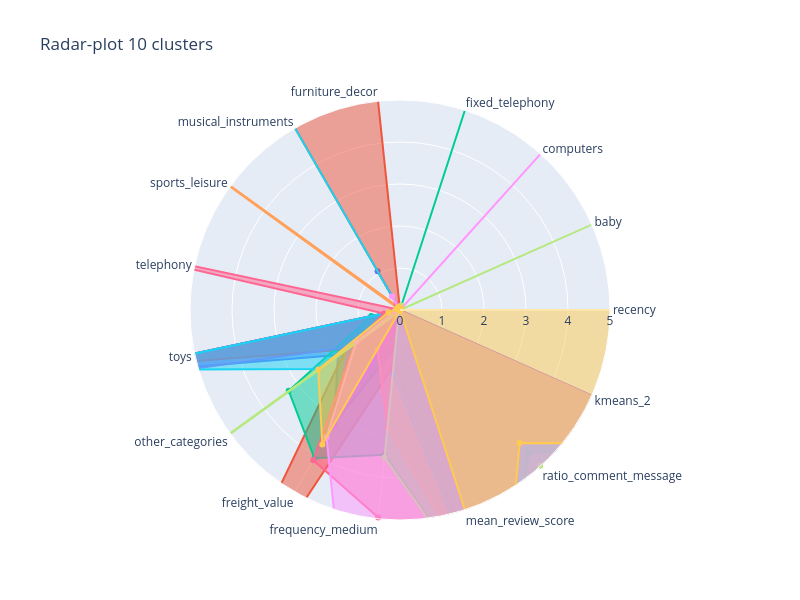

Write notebook code for a chart like this one.
### Code cell
plot_clusters_radar(centroid_normalized_10)

### Figure 1 — Plotly figure (JSON) as saved in the notebook; plotly's stock layout.template omitted (floating-point values rounded to 4 significant figures)
{"data": [{"fill": "toself", "name": "Cluster 0", "r": [0, 0, 3.469e-18, 0, 0, 1.066, 5.551e-17, 5.551e-17, 7.43, 1.824, 3.132, 0.8443, 0, 3.844, 0], "theta": ["recency", "baby", "computers", "fixed_telephony", "furniture_decor", "musical_instruments", "sports_leisure", "telephony", "toys", "other_categories", "freight_value", "frequency_medium", "mean_review_score", "ratio_comment_message", "kmeans_2"], "type": "scatterpolar"}, {"fill": "toself", "name": "Cluster 1", "r": [0, 0, 3.469e-18, 0.000975, 10.0, 10, 0, 0.004875, 6.338, 1.599, 10, 1.315, 9.133, 9.347, 9.171], "theta": ["recency", "baby", "computers", "fixed_telephony", "furniture_decor", "musical_instruments", "sports_leisure", "telephony", "toys", "other_categories", "freight_value", "frequency_medium", "mean_review_score", "ratio_comment_message", "kmeans_2"], "type": "scatterpolar"}, {"fill": "toself", "name": "Cluster 2", "r": [0, 0, 3.469e-18, 10, 0, 0.1314, 0.003182, 5.551e-17, 0.6996, 3.275, 4.075, 3.466, 7.886, 4.584, 7.719], "theta": ["recency", "baby", "computers", "fixed_telephony", "furniture_decor", "musical_instruments", "sports_leisure", "telephony", "toys", "other_categories", "freight_value", "frequency_medium", "mean_review_score", "ratio_comment_message", "kmeans_2"], "type": "scatterpolar"}, {"fill": "toself", "name": "Cluster 3", "r": [0, 0, 3.469e-18, 0, 0, 0, 5.551e-17, 5.551e-17, 10, 1.504, 3.193, 0.2711, 10, 0, 10], "theta": ["recency", "baby", "computers", "fixed_telephony", "furniture_decor", "musical_instruments", "sports_leisure", "telephony", "toys", "other_categories", "freight_value", "frequency_medium", "mean_review_score", "ratio_comment_message", "kmeans_2"], "type": "scatterpolar"}, {"fill": "toself", "name": "Cluster 4", "r": [0, 0, 3.469e-18, 0, 0.03974, 0.08971, 10, 5.551e-17, 0.2293, 0, 1.078, 2.813, 7.899, 5.041, 7.8], "theta": ["recency", "baby", "computers", "fixed_telephony", "furniture_decor", "musical_instruments", "sports_leisure", "telephony", "toys", "other_categories", "freight_value", "frequency_medium", "mean_review_score", "ratio_comment_message", "kmeans_2"], "type": "scatterpolar"}, {"fill": "toself", "name": "Cluster 5", "r": [0, 0, 0, 0, 0, 8.837, 1.11e-16, 0, 6.838, 2.389, 0, 1.542, 9.455, 10, 9.363], "theta": ["recency", "baby", "computers", "fixed_telephony", "furniture_decor", "musical_instruments", "sports_leisure", "telephony", "toys", "other_categories", "freight_value", "frequency_medium", "mean_review_score", "ratio_comment_message", "kmeans_2"], "type": "scatterpolar"}, {"fill": "toself", "name": "Cluster 6", "r": [0, 0, 0, 0.02623, 0, 0.1625, 0.01049, 10, 0.3909, 1.308, 4.132, 4.967, 7.877, 4.269, 7.737], "theta": ["recency", "baby", "computers", "fixed_telephony", "furniture_decor", "musical_instruments", "sports_leisure", "telephony", "toys", "other_categories", "freight_value", "frequency_medium", "mean_review_score", "ratio_comment_message", "kmeans_2"], "type": "scatterpolar"}, {"fill": "toself", "name": "Cluster 7", "r": [0, 10, 3.469e-18, 0.1117, 0, 0, 5.551e-17, 5.551e-17, 0, 10, 0.05806, 3.53, 7.884, 4.987, 7.713], "theta": ["recency", "baby", "computers", "fixed_telephony", "furniture_decor", "musical_instruments", "sports_leisure", "telephony", "toys", "other_categories", "freight_value", "frequency_medium", "mean_review_score", "ratio_comment_message", "kmeans_2"], "type": "scatterpolar"}, {"fill": "toself", "name": "Cluster 8", "r": [0, 3.469e-18, 10.0, 0, 0, 0.3805, 0.04608, 5.551e-17, 0.129, 1.284, 3.499, 10, 8.865, 5.302, 9.233], "theta": ["recency", "baby", "computers", "fixed_telephony", "furniture_decor", "musical_instruments", "sports_leisure", "telephony", "toys", "other_categories", "freight_value", "frequency_medium", "mean_review_score", "ratio_comment_message", "kmeans_2"], "type": "scatterpolar"}, {"fill": "toself", "name": "Cluster 9", "r": [10.0, 0, 3.469e-18, 0.06298, 0, 0.08668, 0.0105, 0.09447, 0.2822, 2.407, 3.699, 0, 7.926, 4.258, 7.835], "theta": ["recency", "baby", "computers", "fixed_telephony", "furniture_decor", "musical_instruments", "sports_leisure", "telephony", "toys", "other_categories", "freight_value", "frequency_medium", "mean_review_score", "ratio_comment_message", "kmeans_2"], "type": "scatterpolar"}], "layout": {"height": 600, "polar": {"angularaxis": {"type": "category"}, "radialaxis": {"autorange": false, "range": [0, 5], "type": "linear", "visible": true}}, "showlegend": false, "title": {"text": "Radar-plot 10 clusters"}, "width": 800}}
